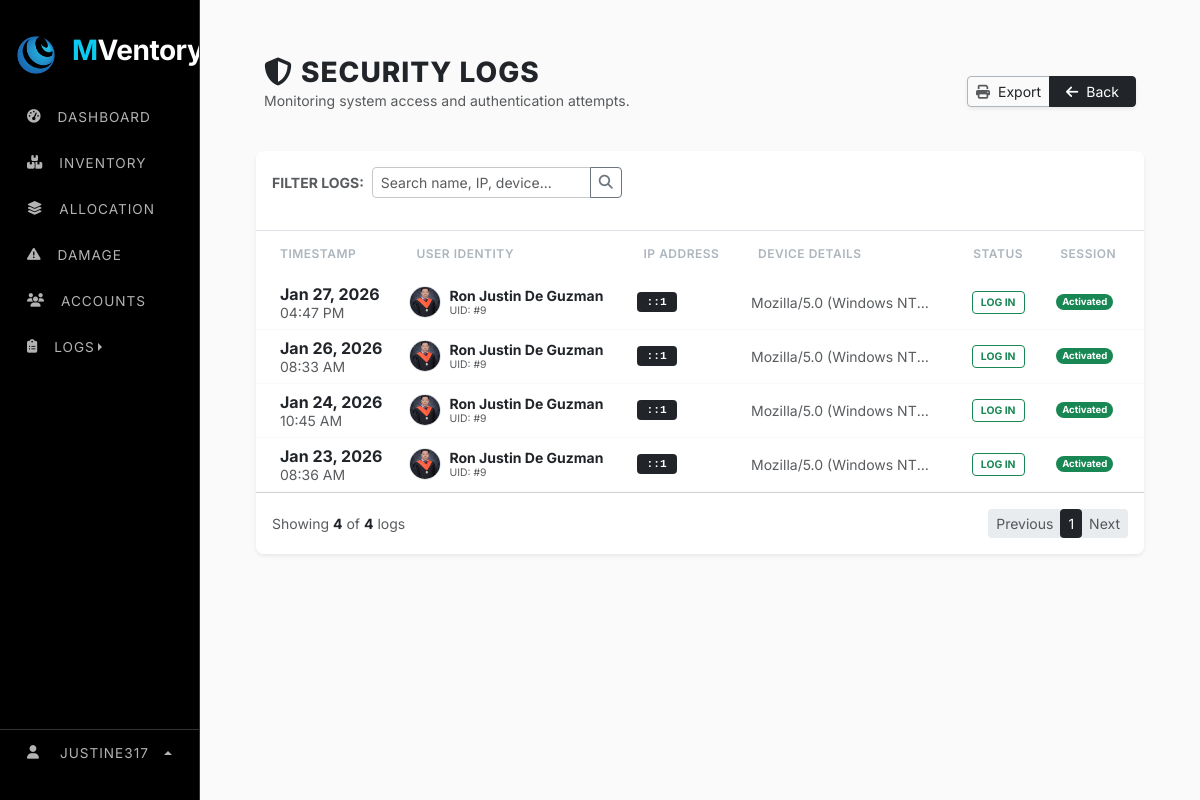
The app's page /web_content/security_logs.php (signed in), older data.
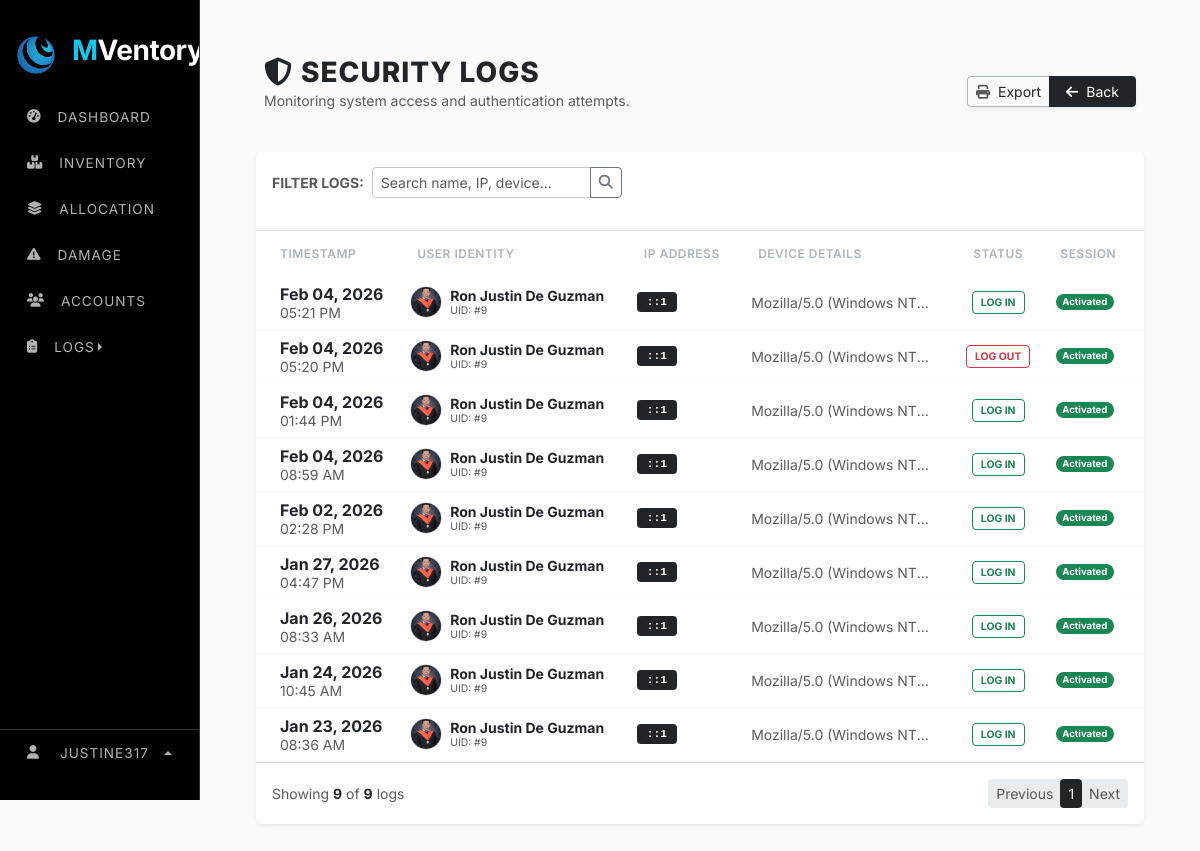
The same page, newer data.
### tables this page shows
CREATE TABLE `system_settings` (
  `setting_key` varchar(100) NOT NULL,
  `setting_value` varchar(255) NOT NULL,
  `setting_type` enum('string','number','boolean','select') NOT NULL,
  `category` enum('general','inventory','notifications','security') NOT NULL,
  `description` varchar(255) DEFAULT NULL
);

CREATE TABLE `security_logs` (
  `log_id` int(11) NOT NULL,
  `user_id` int(11) DEFAULT NULL,
  `browser` varchar(255) DEFAULT NULL,
  `ip_address` varchar(50) DEFAULT NULL,
  `login_time` datetime DEFAULT NULL,
  `status` varchar(50) DEFAULT NULL,
  `is_active` tinyint(1) NOT NULL,
  `is_login` tinyint(1) NOT NULL
);

CREATE TABLE `users` (
  `user_id` int(11) NOT NULL,
  `role_id` varchar(15) NOT NULL,
  `username` varchar(9999) NOT NULL,
  `first_name` varchar(100) NOT NULL,
  `last_name` varchar(100) NOT NULL,
  `phone` varchar(11) NOT NULL,
  `address` varchar(500) DEFAULT NULL,
  `role` varchar(30) NOT NULL,
  `status` varchar(20) NOT NULL DEFAULT 'active',
  `email` varchar(150) NOT NULL,
  `password` varchar(255) NOT NULL,
  `profile_image` varchar(999) NOT NULL,
  `is_active` tinyint(1) DEFAULT 1,
  `is_login` tinyint(1) NOT NULL,
  `last_login` datetime DEFAULT NULL,
  `created_at` timestamp NOT NULL DEFAULT current_timestamp(),
  `deleted_at` timestamp NULL DEFAULT NULL,
  `last_activity` datetime DEFAULT current_timestamp()
);

### web_content/security_logs.php (the view, shortened to what the rows shown need)
<?php
    include "../render/connection.php";
    include "../src/cdn/cdn_links.php";
    $limit = 10;
    $page = isset($_GET['page']) ? (int)$_GET['page'] : 1;
    $start = ($page - 1) * $limit;
    $where_clause = "";
    $log_query = "SELECT sl.*, u.first_name, u.last_name, u.profile_image
                  FROM security_logs sl
                  LEFT JOIN users u ON sl.user_id = u.user_id
                  $where_clause
                  ORDER BY sl.login_time DESC
                  LIMIT $start, $limit";
    $log_result = mysqli_query($conn, $log_query);
?>
<!doctype html>
<html lang="en">
    <head>
        <link rel="stylesheet" href="../src/style/main_style.css">
    </head>
    <body>
        <div class="row g-0">
            <div class="col-lg-2">
                <?php include "../nav/sidebar_nav.php"; ?>
            </div>
            <div class="col">
                <div class="main-content">
                    <div class="container px-4 mt-4">
                        <div class="card edd-card shadow-sm">
                            <div class="table-responsive">
                                <table class="table table-hover align-middle mb-0">
                                    <thead>
                                        <tr>
                                            <th class="ps-4">Timestamp</th>
                                            <th>User Identity</th>
                                            <th>IP Address</th>
                                            <th>Device Details</th>
                                            <th class="text-center">Status</th>
                                            <th class="pe-4 text-center">Session</th>
                                        </tr>
                                    </thead>
                                    <tbody class="bg-white">
                                        <?php if(mysqli_num_rows($log_result) > 0): ?>
                                            <?php while($log = mysqli_fetch_assoc($log_result)):
                                                $name = ($log['first_name']) ? $log['first_name'].' '.$log['last_name'] : "System/Guest";
                                                $img = (!empty($log['profile_image'])) ? $log['profile_image'] : "../src/image/profiles/default.png";
                                            ?>
                                            <tr class="log-row">
                                                <td class="ps-4">
                                                    <div class="fw-bold text-dark"><?php echo date('M d, Y', strtotime($log['login_time'])); ?></div>
                                                    <small class="text-muted"><?php echo date('h:i A', strtotime($log['login_time'])); ?></small>
                                                </td>
                                                <td>
                                                    <div class="d-flex align-items-center">
                                                        <img src="<?php echo $img; ?>" class="user-avatar me-2" onerror="this.src='../src/image/profiles/default.png'">
                                                        <div>
                                                            <div class="fw-bold text-dark small"><?php echo htmlspecialchars($name); ?></div>
                                                            <small class="text-muted" style="font-size: 0.65rem;">UID: #<?php echo $log['user_id']; ?></small>
                                                        </div>
                                                    </div>
                                                </td>
                                                <td><span class="ip-tag"><?php echo $log['ip_address']; ?></span></td>
                                                <td>
                                                    <small class="text-muted d-block text-truncate" style="max-width: 180px;" title="<?php echo htmlspecialchars($log['browser']); ?>">
                                                        <?php echo htmlspecialchars($log['browser']); ?>
                                                    </small>
                                                </td>
                                                <td class="text-center">
                                                    <?php $isSuccess = (strtolower($log['status']) == 'success'); ?>
                                                    <span class="status-badge <?php echo $isSuccess ? 'status-success' : 'status-failed'; ?>">
                                                        <?php echo $isSuccess ? 'LOG IN' : 'LOG OUT' ; ?>
                                                    </span>
                                                </td>
                                                <td class="pe-4 text-center">
                                                    <span class="badge rounded-pill <?php echo $log['is_active'] ? 'bg-light text-muted border' : 'bg-success'; ?>" style="font-size: 0.6rem;">
                                                        <?php echo $log['is_active'] ? 'Deactivated' : 'Activated'; ?>
                                                    </span>
                                                </td>
                                            </tr>
                                            <?php endwhile; ?>
                                        <?php else: ?>
                                            <tr><td colspan="6" class="text-center py-5 text-muted">No security records found.</td></tr>
                                        <?php endif; ?>
                                    </tbody>
                                </table>
                            </div>
                        </div>
                    </div>
                </div>
            </div>
        </div>
    </body>
</html>

### nav/sidebar_nav.php (shortened to what the rows shown need)
<?php
$app_name = "SELECT setting_value FROM system_settings WHERE setting_key = 'app_name'";
$result = $conn->query($app_name);
if ($result && $result->num_rows > 0) {
    $row = $result->fetch_assoc();
    $app_name_value = $row['setting_value'];
} else {
    $app_name_value = "MVentory";
}
$words = explode(" ", $app_name_value);
if (count($words) > 1) {
    $first_part = '<span class="text-info">' . htmlspecialchars($words[0]) . '</span>';
    array_shift($words);
    $second_part = htmlspecialchars(implode("", $words));
    $display_name = $first_part . $second_part;
} else {
    $display_name = htmlspecialchars($app_name_value);
}
$app_logo = "SELECT setting_value FROM system_settings WHERE setting_key = 'app_logo'";
$result_logo = $conn->query($app_logo);
if ($result_logo && $result_logo->num_rows > 0) {
    $row_logo = $result_logo->fetch_assoc();
    $app_logo_value = $row_logo['setting_value'];
} else {
    $app_logo_value = "default_logo.png";
}
?>
<link rel="stylesheet" href="../src/style/navbar_style.css">
<div class="sidebar-stark" id="sidebar">
    <div class="sidebar-header">
        <img src="../src/image/logo/<?php echo $app_logo_value; ?>" width="40" alt="Logo">
        <h3 class="ms-3 fw-bold text-white logo-text"><?php echo $display_name; ?></h3>
    </div>
</div>

Row changes from the older to the newer data that the page shows:
added security_logs: login_time "Feb 04, 2026", login_time "05:21 PM", user.profile_image (picture), user.last_name "Ron Justin De Guzman", user "9", ip_address "::1", browser "Mozilla/5.0 (Windows NT…", status "LOG IN", is_active "Activated"
added security_logs: login_time "Feb 04, 2026", login_time "05:20 PM", user.profile_image (picture), user.last_name "Ron Justin De Guzman", user "9", ip_address "::1", browser "Mozilla/5.0 (Windows NT…", status "LOG OUT", is_active "Activated"
added security_logs: login_time "Feb 04, 2026", login_time "01:44 PM", user.profile_image (picture), user.last_name "Ron Justin De Guzman", user "9", ip_address "::1", browser "Mozilla/5.0 (Windows NT…", status "LOG IN", is_active "Activated"
added security_logs: login_time "Feb 04, 2026", login_time "08:59 AM", user.profile_image (picture), user.last_name "Ron Justin De Guzman", user "9", ip_address "::1", browser "Mozilla/5.0 (Windows NT…", status "LOG IN", is_active "Activated"
added security_logs: login_time "Feb 02, 2026", login_time "02:28 PM", user.profile_image (picture), user.last_name "Ron Justin De Guzman", user "9", ip_address "::1", browser "Mozilla/5.0 (Windows NT…", status "LOG IN", is_active "Activated"
Text that changed along with them:
mysqli_num_rows($log_result): "4" → "9"
$total_rows: "4" → "9"
